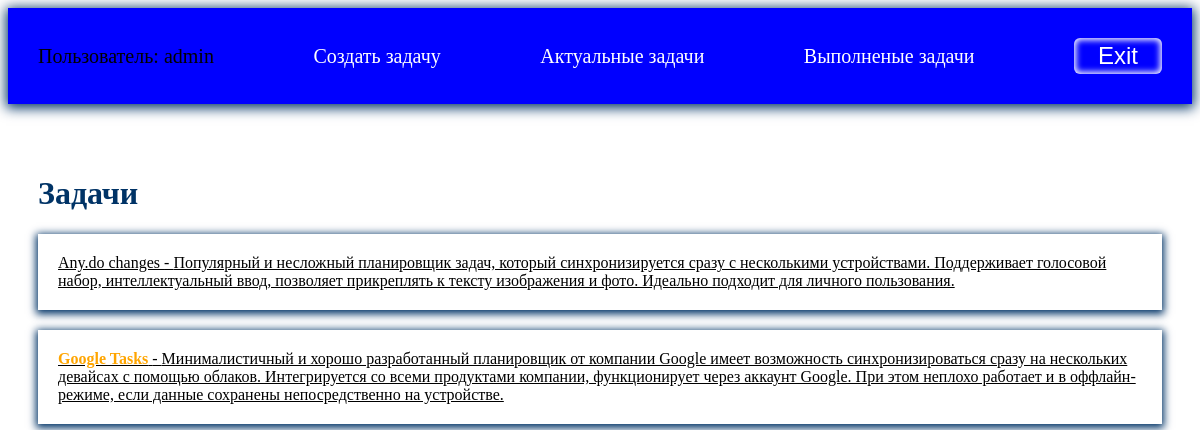
/current/ (signed in), run on an earlier commit of the app's database.
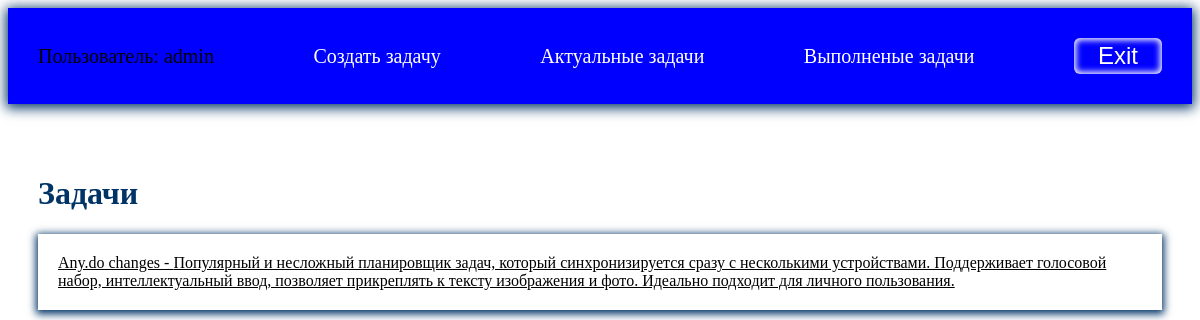
And on a later commit of the database.
### todo/models.py (models this page shows, shortened)
class Todo(models.Model):
    title = models.CharField(max_length=100)
    memo = models.TextField(blank=True)
    created = models.DateTimeField(auto_now_add=True)
    date_completed = models.DateTimeField(null=True, blank=True)
    important = models.BooleanField(default=False)
    user = models.ForeignKey(User, on_delete=models.CASCADE)

### todo/views.py (the view)
# urls.py: path('current/', views.currenttodos, name='currenttodos'),
@login_required
def currenttodos(request):
    todos = Todo.objects.filter(user=request.user, date_completed__isnull=True)
    return render(request, 'todo/currenttodos.html', {'todos': todos})

### todo/templates/todo/currenttodos.html
{% extends 'todo/base.html' %}
{% block content %}
<h1>Задачи</h1>
<ul>
    {% for todo in todos %}
    <li>
        <a href="{% url 'viewtodo' todo.id %}">{% if todo.important %}
        <b>{{ todo.title }}</b>
        {% else %}
        {{ todo.title }}
        {% endif %}
        {% if todo.memo %}
            -  {{ todo.memo }}
            {% endif %}</a>
    </li>
    {% endfor %}
</ul>
{% endblock %}

### todo/templates/todo/base.html (shortened to what this page needs)
<!DOCTYPE html>
{% load static %}
<html lang="en">
<head>
    <link rel="stylesheet" href="{% static 'css/style.css' %}">
</head>
<body>
{% if user.is_authenticated %}
<div class="menu">
    <div class="wrap">
        <ul>
            <li class="log">Пользователь: {{ user.username }}</li>
            <li><a href="{% url 'createtodo' %}">Создать задачу</a></li>
            <li><a href="{% url 'currenttodos' %}">Актуальные задачи</a></li>
            <li><a href="{% url 'completedtodos' %}">Выполненые задачи</a></li>
            <li>
                <form action="{% url 'logoutuser' %}" method="post">
                    <button class="top">Exit</button>
                </form></li>
        </ul>
   </div>
</div>
{% endif %}
<div class="content">
    <div class="wrap">
        {% block content %}
        {% endblock %}
    </div>
</div>
</body>
</html>

### todo/static/css/style.css (style rules this page uses)
.wrap { max-width: 1200px; margin: 0 auto; padding: 10px 30px; box-sizing: border-box; }
.menu { background: blue; box-shadow: 0 2px 12px 2px #003366; }
ul { list-style: none; padding: 0; }
.menu ul { display: flex; justify-content: space-between; align-items: center; font-size: 20px; }
.menu a { color: #fff; text-decoration: none; }
.content { display: flex; flex-direction: column; align-items: center; justify-content: center; margin-top: 40px; }
h1, h2 { color: #003366; }
button { border-radius: 6px; padding: 10px 40px; box-shadow: inset 0 0 6px 2px #fff; margin-top: 40px; font-size: 24px; cursor: pointer; }
.top { padding: 4px 24px; margin-top: 0; background: transparent; border: none; color: #fff; }
.content li { box-shadow: 0 2px 8px 2px #003366; margin-bottom: 20px; font-size: 16px; }
.content a { color: #000; display: block; padding: 20px; }

What changed in the data, as far as the page shows it:
no longer on this page (row edited): Todo: title "Google Tasks", memo "Минималистичный и хорошо разработанный планировщик от компании Google имеет возможность синхронизироваться сразу на нескольких девайсах с помощью облаков. Интегрируется со всеми продуктами компании, функционирует через аккаунт Google. При этом неплохо работает и в оффлайн-режиме, если данные сохранены непосредственно на устройстве."
